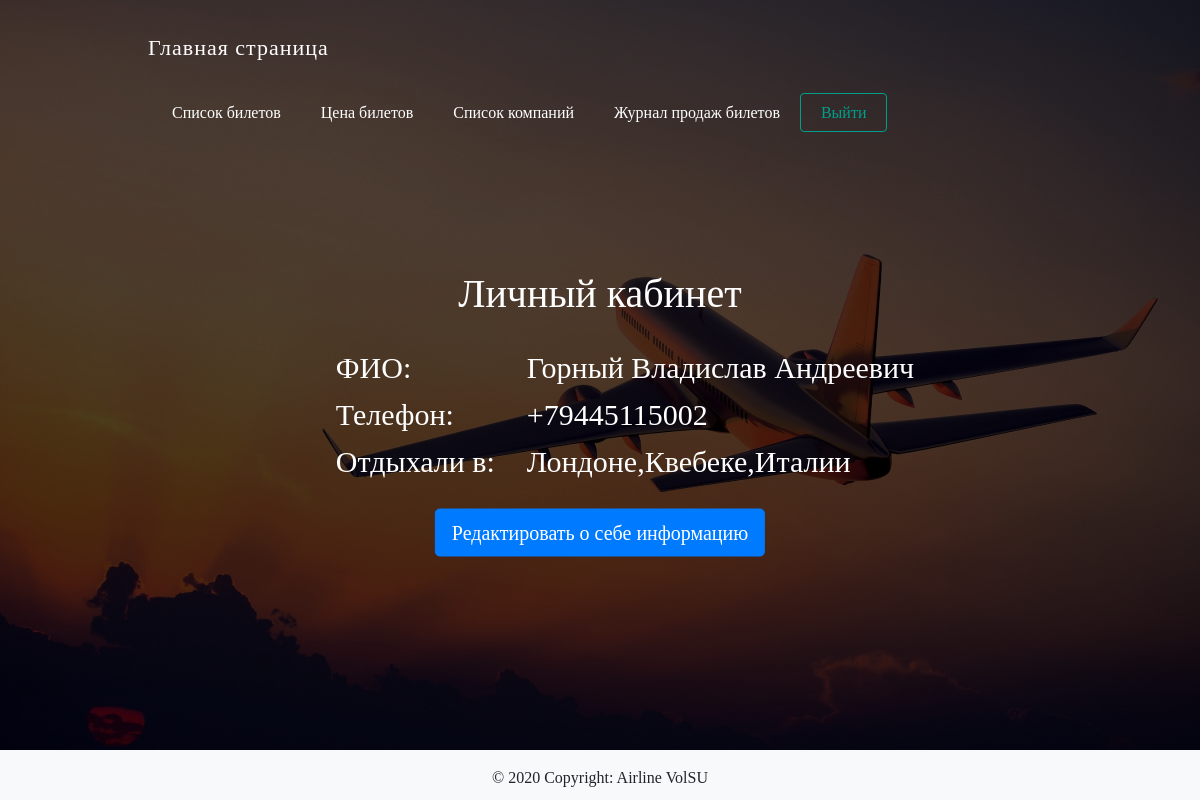
The app's page /personal_profile.php (signed in) with its own data.
### tables this page shows
CREATE TABLE `user_info` (
  `id` int(11) NOT NULL AUTO_INCREMENT,
  `user_id` int(11) NOT NULL,
  `user_fio` text NOT NULL,
  `user_phone` text NOT NULL,
  `user_trip` text NOT NULL,
  PRIMARY KEY (`id`)
);

### personal_profile.php (the view, shortened to what this page needs)
<?php
require_once 'constants.php';
if(empty($_SESSION['username'])){
	$home_url = 'http://' . $_SERVER['HTTP_HOST'];
	header("Location: " . $home_url . '/login.php');
}
else {
	$user_id = (int)$_SESSION['user_id'];
	$sql = "SELECT * FROM `user_info` WHERE `user_id` = '$user_id'";
	$result = $dbc -> query($sql);
	$button = "Редактировать о себе информацию";
    $button_type = "edit";
}
?>
<!DOCTYPE html>
<html lang="en">
<head>
    <?php require_once 'header.php'; ?>
</head>
<body>
	<div class="wrapper">
	<div class="navbar">
		<div class="main">
			<a href="index.php">Главная страница</a>
		</div>
		<div class="menu">
		<ul>
			<li><a href="list_tickets.php">Список билетов</a><li>
			<li><a href="price_tickets.php">Цена билетов</a><li>
			<li><a href="list_company.php">Список компаний</a><li>
			<li><a href="#">Журнал продаж билетов</a><li>
			<li><a href="exit.php">Выйти</a><li>
		</ul>
		</div>
		</div>
		<div class="lk"><h1>Личный кабинет</h1></div>
		<div class="table_block">
		<table class="demotable">
		<colgroup>
			<col class="col1"/>
			<col span="2" class="col2"/>
		</colgroup>
		<tbody>
		<?php while ($row = $result -> fetch_assoc()):; ?>
			<tr>
				<td>ФИО:</td>
				<td><?php echo $row['user_fio'];?></td>
			</tr>
			<tr>
				<td>Телефон:</td>
				<td><?php echo $row['user_phone'];?></td>
			</tr>
			<tr>
				<td>Отдыхали в:</td>
				<td><?php echo $row['user_trip'];?></td>
			</tr>
		<?php endwhile;?>
		</tbody>
		</table>
        <br>
        <div class="button_profile">
            <form action="form_user_info.php" method="post">
                <button class="btn btn-primary btn-lg" type="<?php echo $button_type ?>">
                    <?php echo $button ?>
                </button>
            </form>
        </div>
    </div>
    <?php require_once 'footer.php'; ?>
</body>
</html>

### style/style.css (style rules this page uses)
html, body { margin: 0; padding: 0; width: 100%; }
body { width:100%; height: 100vh; background: linear-gradient( rgba(0, 0, 0, 0.7), rgba(0, 0, 0, 0.7) ),url(../images/fly.jpg); background-position: center; background-repeat: no-repeat; background-size: cover; display: table; font-family: Montserrat; }
.main { letter-spacing: 1px; float: left; font-size:22px; line-height: 80px; padding: 0 6em; color:white; text-decoration: none; }
.menu { float:right; line-height: 50px; margin: 0 6em; }
.main a { text-decoration: none; color: white; }
.menu ul { list-style:none; }
.menu ul li { display: inline-block; }
.menu ul li a { text-decoration: none; color: #fff; font-size: 16px; font-weight: lighter; padding: 0 20px; }
ul li:nth-child(9) a { color: #009f8b; border: 1px solid #009f8b; padding: 10px 20px; border-radius: 4px; }
.demotable { font-size: 30px; color: #fff; margin-left: 20px; margin-top: 100px; border-spacing: 0; padding: 0 2em 3em 0; }
.table_block { position: absolute; top: 50%; left: 50%; transform: translate(-50%, -50%); list-style:none; display: inline-block; }
.lk { color:#fff; font-size: 10px; text-align: center; margin-top:9%; }
.button_profile { text-align: center; }
.demotable td { position: relative; }
.demotable td:nth-child(2) { left: 1em; }

### records on screen
user_info: user_fio "Горный Владислав Андреевич", user_phone "+79445115002", user_trip "Лондоне,Квебеке,Италии"

### other values on screen
$button "Редактировать о себе информацию"
